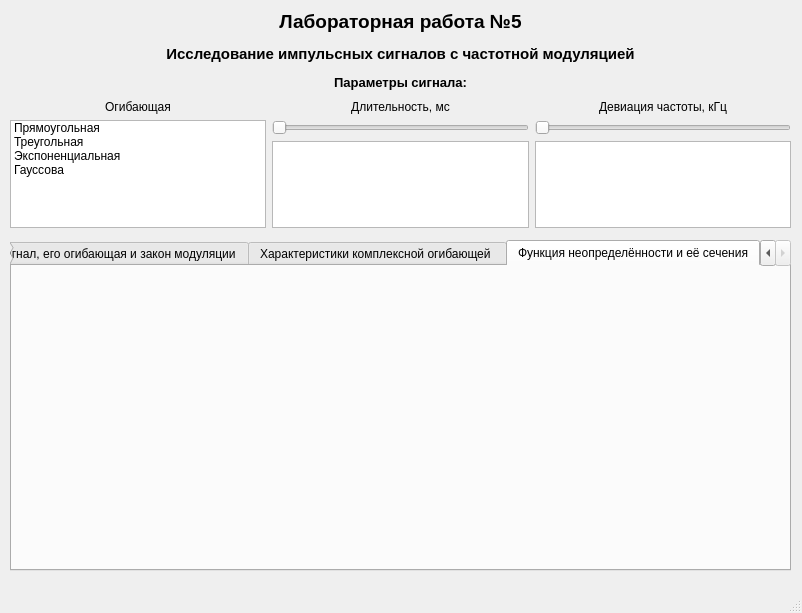
<?xml version="1.0" encoding="UTF-8"?>
<ui version="4.0">
 <class>mainWindow</class>
 <widget class="QMainWindow" name="mainWindow">
  <property name="geometry">
   <rect>
    <x>0</x>
    <y>0</y>
    <width>802</width>
    <height>613</height>
   </rect>
  </property>
  <property name="sizePolicy">
   <sizepolicy hsizetype="Expanding" vsizetype="Expanding">
    <horstretch>0</horstretch>
    <verstretch>0</verstretch>
   </sizepolicy>
  </property>
  <property name="minimumSize">
   <size>
    <width>800</width>
    <height>600</height>
   </size>
  </property>
  <property name="windowTitle">
   <string>Исследование импульсных сигналов с частотной модуляцией</string>
  </property>
  <widget class="QWidget" name="centralwidget">
   <widget class="QTabWidget" name="tabWidget">
    <property name="geometry">
     <rect>
      <x>10</x>
      <y>240</y>
      <width>781</width>
      <height>331</height>
     </rect>
    </property>
    <property name="currentIndex">
     <number>2</number>
    </property>
    <widget class="QWidget" name="tab">
     <attribute name="title">
      <string>Радиосигнал, его огибающая и закон модуляции</string>
     </attribute>
    </widget>
    <widget class="QWidget" name="tab_2">
     <attribute name="title">
      <string>Характеристики комплексной огибающей </string>
     </attribute>
    </widget>
    <widget class="QWidget" name="tab_3">
     <attribute name="title">
      <string>Функция неопределённости и её сечения</string>
     </attribute>
    </widget>
   </widget>
   <widget class="QWidget" name="horizontalLayoutWidget">
    <property name="geometry">
     <rect>
      <x>10</x>
      <y>100</y>
      <width>781</width>
      <height>128</height>
     </rect>
    </property>
    <layout class="QHBoxLayout" name="horizontalLayout">
     <item>
      <layout class="QVBoxLayout" name="verticalLayout">
       <item>
        <widget class="QLabel" name="label">
         <property name="text">
          <string>Огибающая</string>
         </property>
         <property name="alignment">
          <set>Qt::AlignCenter</set>
         </property>
        </widget>
       </item>
       <item>
        <widget class="QListWidget" name="listWidget">
         <item>
          <property name="text">
           <string>Прямоугольная</string>
          </property>
         </item>
         <item>
          <property name="text">
           <string>Треугольная</string>
          </property>
         </item>
         <item>
          <property name="text">
           <string>Экспоненциальная</string>
          </property>
         </item>
         <item>
          <property name="text">
           <string>Гауссова</string>
          </property>
         </item>
        </widget>
       </item>
      </layout>
     </item>
     <item>
      <layout class="QVBoxLayout" name="verticalLayout_2">
       <item>
        <widget class="QLabel" name="label_2">
         <property name="text">
          <string>Длительность, мс</string>
         </property>
         <property name="alignment">
          <set>Qt::AlignCenter</set>
         </property>
        </widget>
       </item>
       <item>
        <widget class="QSlider" name="horizontalSlider">
         <property name="orientation">
          <enum>Qt::Horizontal</enum>
         </property>
        </widget>
       </item>
       <item>
        <widget class="QPlainTextEdit" name="plainTextEdit"/>
       </item>
      </layout>
     </item>
     <item>
      <layout class="QVBoxLayout" name="verticalLayout_3">
       <item>
        <widget class="QLabel" name="label_3">
         <property name="text">
          <string>Девиация частоты, кГц</string>
         </property>
         <property name="alignment">
          <set>Qt::AlignCenter</set>
         </property>
        </widget>
       </item>
       <item>
        <widget class="QSlider" name="horizontalSlider_2">
         <property name="orientation">
          <enum>Qt::Horizontal</enum>
         </property>
        </widget>
       </item>
       <item>
        <widget class="QPlainTextEdit" name="plainTextEdit_2"/>
       </item>
      </layout>
     </item>
    </layout>
   </widget>
   <widget class="QLabel" name="label_4">
    <property name="geometry">
     <rect>
      <x>10</x>
      <y>10</y>
      <width>781</width>
      <height>81</height>
     </rect>
    </property>
    <property name="text">
     <string>&lt;html&gt;&lt;head/&gt;&lt;body&gt;&lt;p align=&quot;center&quot;&gt;&lt;span style=&quot; font-size:14pt; font-weight:600;&quot;&gt;Лабораторная работа №5&lt;/span&gt;&lt;/p&gt;&lt;p align=&quot;center&quot;&gt;&lt;span style=&quot; font-size:11pt; font-weight:600;&quot;&gt;Исследование импульсных сигналов с частотной модуляцией&lt;/span&gt;&lt;/p&gt;&lt;p align=&quot;center&quot;&gt;&lt;span style=&quot; font-size:10pt; font-weight:600;&quot;&gt;Параметры сигнала:&lt;/span&gt;&lt;/p&gt;&lt;/body&gt;&lt;/html&gt;</string>
    </property>
    <property name="alignment">
     <set>Qt::AlignCenter</set>
    </property>
   </widget>
  </widget>
  <widget class="QMenuBar" name="menubar">
   <property name="geometry">
    <rect>
     <x>0</x>
     <y>0</y>
     <width>802</width>
     <height>21</height>
    </rect>
   </property>
  </widget>
  <widget class="QStatusBar" name="statusbar"/>
 </widget>
 <resources/>
 <connections/>
</ui>
